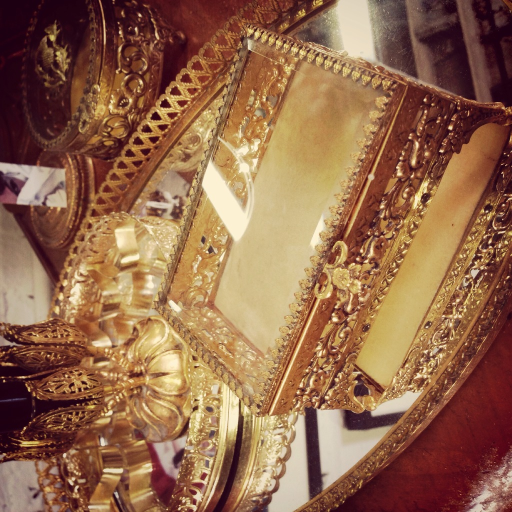
#> input picture data/openimages/images/0004886b7d043cfd.jpg, 1024 x 1024 px (shown at 1/2 size)
$ python triangulate.py --input ../data/openimages/images/0004886b7d043cfd.jpg --output out.png
#> lines starting #> are read from the running program, lines starting #| are printed output that depends on the picture
### utils/image_ops.py
import cv2
import numpy as np
from skimage.filters import sobel
from skimage.color import rgb2gray

def read_image(path):
    img = cv2.imread(path, cv2.IMREAD_COLOR)
    if img is None:
        raise FileNotFoundError(f"Could not read image: {path}")
    return cv2.cvtColor(img, cv2.COLOR_BGR2RGB)

def write_image(path, img_rgb):
    bgr = cv2.cvtColor(img_rgb, cv2.COLOR_RGB2BGR)
    cv2.imwrite(path, bgr)

# [7 lines left out: function resize_max, not called in this run]

def edge_map(img_rgb, blur_sigma=1.0):
    # convert to grayscale and blur
    img = img_rgb.astype(np.float32) / 255.0
    gray = rgb2gray(img)
    if blur_sigma > 0:
        gray_blur = cv2.GaussianBlur((gray*255).astype(np.uint8), (0,0), blur_sigma)
        gray = gray_blur.astype(np.float32) / 255.0
    edges = sobel(gray)  # [0,1]
    return edges

# [9 lines left out: function entropy_like, not called in this run]

### tools/triangulate.py
import argparse
import os
import random
from typing import Tuple, List

import numpy as np
import cv2

try:
    from scipy.spatial import Delaunay
    SCIPY_AVAILABLE = True
except Exception:
    SCIPY_AVAILABLE = False

# Ensure project root is on sys.path when running this file directly
import sys
CURRENT_DIR = os.path.dirname(os.path.abspath(__file__))
PROJECT_ROOT = os.path.dirname(CURRENT_DIR)
if PROJECT_ROOT not in sys.path:
    sys.path.insert(0, PROJECT_ROOT)

from utils.image_ops import read_image, write_image, edge_map

def sample_points(img: np.ndarray, point_count: int, edge_threshold: float, jitter: float = 1.0) -> np.ndarray:
    """Sample points from edges + random + border. Returns Nx2 float32 [x,y]."""
    h, w = img.shape[:2]
    edges = edge_map(img, blur_sigma=1.0)
    edges = (edges / (edges.max() + 1e-6))  # [0,1]
    # threshold for stronger edges
    edge_pts = np.argwhere(edges > (edge_threshold/255.0))  # (y,x)
    edge_pts = edge_pts[:, [1,0]]  # -> (x,y)
    # random subsample
    if len(edge_pts) > point_count//2:
        idx = np.random.choice(len(edge_pts), size=point_count//2, replace=False)
        edge_pts = edge_pts[idx]
    # random points
    rand_n = max(0, point_count - len(edge_pts) - 30)
    rand_x = np.random.randint(0, w, size=rand_n)
    rand_y = np.random.randint(0, h, size=rand_n)
    rand_pts = np.stack([rand_x, rand_y], axis=1)

    # grid jitter points for coverage
    grid_step = int(max(8, min(h, w) / 32))
    gx = np.arange(0, w, grid_step)
    gy = np.arange(0, h, grid_step)
    gxx, gyy = np.meshgrid(gx, gy)
    grid_pts = np.stack([gxx.ravel(), gyy.ravel()], axis=1)
    # jitter
    if jitter > 0:
        j = (np.random.rand(len(grid_pts), 2) - 0.5) * grid_step * 0.5
        grid_pts = np.clip(grid_pts + j, [0,0], [w-1, h-1])

    # border points
    border_pts = np.array([
        [0,0],[w-1,0],[0,h-1],[w-1,h-1],
        [w//2,0],[0,h//2],[w-1,h//2],[w//2,h-1]
    ])

    pts = np.concatenate([edge_pts, rand_pts, grid_pts.astype(np.int32), border_pts], axis=0)
    pts = np.unique(pts, axis=0).astype(np.float32)
    return pts

def triangles_from_points(pts: np.ndarray, w: int, h: int) -> np.ndarray:
    """Return faces as Mx3 int indices into pts array."""
    if SCIPY_AVAILABLE and len(pts) >= 3:
        tri = Delaunay(pts)
        return tri.simplices
    # Fallback: OpenCV Subdiv2D (slower to parse)
    subdiv = cv2.Subdiv2D((0,0,w,h))
    for (x,y) in pts:
        try:
            subdiv.insert((float(x), float(y)))
        except Exception:
            pass
    triangleList = subdiv.getTriangleList()
    faces = []
    # Map triangle vertices back to nearest sampled points
    for t in triangleList:
        x1,y1,x2,y2,x3,y3 = t
        T = np.array([[x1,y1],[x2,y2],[x3,y3]])
        # reject triangles outside
        if np.any(T[:,0] < 0) or np.any(T[:,0] >= w) or np.any(T[:,1] < 0) or np.any(T[:,1] >= h):
            continue
        idxs = []
        for vx,vy in T:
            d = np.sum((pts - np.array([vx,vy]))**2, axis=1)
            idxs.append(int(np.argmin(d)))
        if len(set(idxs)) == 3:
            faces.append(idxs)
    return np.array(faces, dtype=np.int32)

def color_triangle(img: np.ndarray, poly: np.ndarray, color_mode: str = "mean") -> Tuple[int,int,int]:
    mask = np.zeros(img.shape[:2], dtype=np.uint8)
    cv2.fillConvexPoly(mask, poly.astype(np.int32), 1)
    ys, xs = np.where(mask > 0)
    if len(xs) == 0:
        return (0,0,0)
    if color_mode == "centroid":
        cx, cy = np.mean(poly, axis=0).astype(int)
        cx = np.clip(cx, 0, img.shape[1]-1)
        cy = np.clip(cy, 0, img.shape[0]-1)
        col = img[cy, cx, :]
    else:  # mean
        col = img[ys, xs, :].mean(axis=0)
    return tuple([int(c) for c in col])

def render_triangles(img: np.ndarray, pts: np.ndarray, faces: np.ndarray, color_mode: str = "mean") -> np.ndarray:
    out = np.zeros_like(img)
    for tri in faces:
        poly = pts[tri]  # (3,2)
        col = color_triangle(img, poly, color_mode)
        cv2.fillConvexPoly(out, poly.astype(np.int32), col)
        cv2.polylines(out, [poly.astype(np.int32)], isClosed=True, color=col, thickness=1)
    return out

# [27 lines left out: function quadtree_tiling, not called in this run]

def stylize_image(
    img: np.ndarray,
    point_count: int = 800,
    edge_threshold: float = 50.0,
    blur_sigma: float = 1.0,
    color_mode: str = "mean",
    rectangles: bool = False,
    quadtree_min_size: int = 8,
    quadtree_variance_thresh: float = 12.0,
) -> np.ndarray:
    """Main entry point: triangle or rectangle stylization."""
    img_proc = img.copy()
    if rectangles:
        return quadtree_tiling(img_proc, min_size=quadtree_min_size, variance_thresh=quadtree_variance_thresh)
    pts = sample_points(img_proc, point_count=point_count, edge_threshold=edge_threshold, jitter=1.0)
    h, w = img_proc.shape[:2]
    faces = triangles_from_points(pts, w, h)
    out = render_triangles(img_proc, pts, faces, color_mode=color_mode)
    return out

def main():
    ap = argparse.ArgumentParser(description="Triangle/Rectangle polygon stylizer")
    ap.add_argument("--input", required=True, help="Path to input image")
    ap.add_argument("--output", required=True, help="Path to save stylized image")
    ap.add_argument("--point_count", type=int, default=800)
    ap.add_argument("--edge_threshold", type=float, default=50.0)
    ap.add_argument("--blur_sigma", type=float, default=1.0)
    ap.add_argument("--color_mode", type=str, default="mean", choices=["mean","centroid"])
    ap.add_argument("--rectangles", action="store_true", help="Use adaptive rectangles (quadtree)")
    ap.add_argument("--qt_min", type=int, default=8, help="Quadtree min block size")
    ap.add_argument("--qt_var", type=float, default=12.0, help="Quadtree variance threshold")
    args = ap.parse_args()

    img = read_image(args.input)
#> in read_image, img is the input picture: shape (1024, 1024, 3); mean B, G, R 75.2, 103.6, 146.3
    out = stylize_image(
        img,
        point_count=args.point_count,
        edge_threshold=args.edge_threshold,
        blur_sigma=args.blur_sigma,
        color_mode=args.color_mode,
        rectangles=args.rectangles,
        quadtree_min_size=args.qt_min,
        quadtree_variance_thresh=args.qt_var
    )
#> in edge_map, `gray = rgb2gray(img)`:
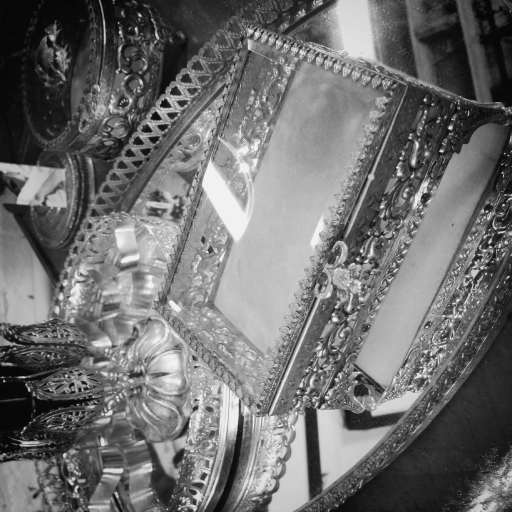
#> gray: shape (1024, 1024) float32 (shown at 1/2 size); min 0.0242, max 0.976, mean 0.434
#> in edge_map, `edges = sobel(gray)`:
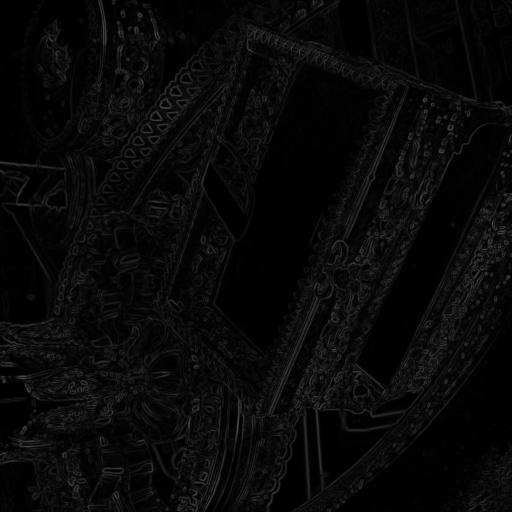
#> edges: shape (1024, 1024) float32 (shown at 1/2 size); min 0, max 0.34, mean 0.0357
#> in sample_points, `edges = (edges / (edges.max() + 1e-6))`:
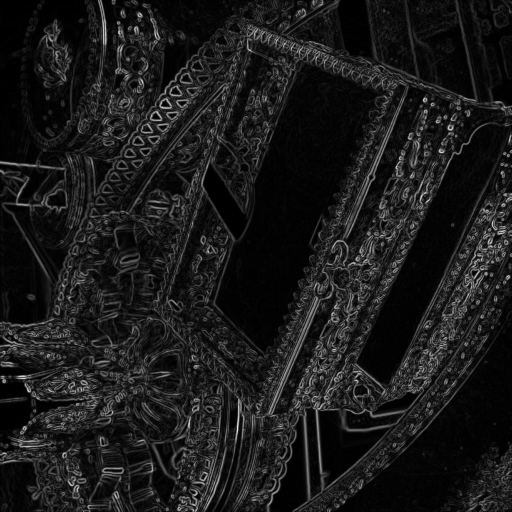
#> edges: shape (1024, 1024) float32 (shown at 1/2 size); min 0, max 1, mean 0.105
#> in sample_points, `edge_pts = np.argwhere(edges > (edge_threshold/255.0))`: edge_pts = 182251 pairs, first value 0 to 1023, second value 0 to 1023
#> in sample_points, `idx = np.random.choice(len(edge_pts), size=point_count//2, replace=Fal..`: idx = 400 values, max 181735 at index 197, min 495 at index 150, mean 89296.6
#> in sample_points, `edge_pts = edge_pts[idx]`: edge_pts = 400 pairs, first value 7 to 1022, second value 9 to 1019
#> in sample_points, `rand_n = max(0, point_count - len(edge_pts) - 30)`: rand_n = 370
#> in sample_points, `rand_x = np.random.randint(0, w, size=rand_n)`: rand_x = 370 values, max 1018 at index 79, min 2 at index 317, mean 506.9
#> in sample_points, `rand_y = np.random.randint(0, h, size=rand_n)`: rand_y = 370 values, max 1017 at index 312, min 2 at index 147, mean 517.3
#> in sample_points, `rand_pts = np.stack([rand_x, rand_y], axis=1)`: rand_pts = 370 pairs, first value 2 to 1018, second value 2 to 1017
#> in sample_points, `pts = np.concatenate([edge_pts, rand_pts, grid_pts.astype(np.int32), b..`: pts = 1802 pairs, first value 0 to 1023, second value 0 to 1023
#> in sample_points, `pts = np.unique(pts, axis=0).astype(np.float32)`: pts = 1800 pairs, first value 0 to 1023, second value 0 to 1023
#> the loop in render_triangles, `for tri in faces:` made 3559 passes
#> (tri, poly, col) on passes 1 to 3: ([528, 917, 17], [[287, 1017], [512, 1023], [0, 1023]], (130, 83, 62)), ([1518, 1120, 1368], [[858, 1013], [638, 1015], [771, 992]], (80, 17, 24)), ([382, 528, 17], [[202, 1011], [287, 1017], [0, 1023]], (149, 109, 86))
#> after the loop in render_triangles, `for tri in faces:`:
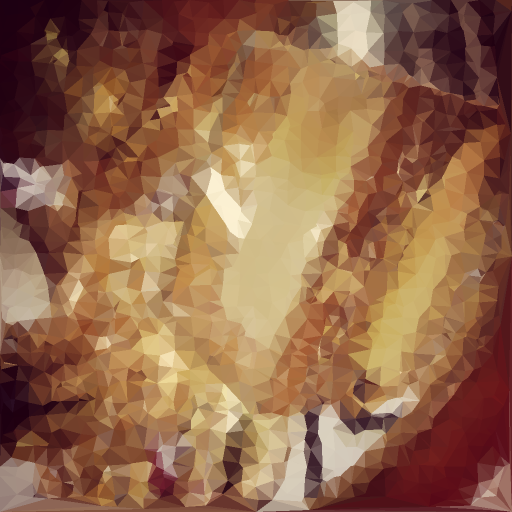
#> out: shape (1024, 1024, 3) (shown at 1/2 size); mean R, G, B 145.9, 103.1, 74.7
    os.makedirs(os.path.dirname(args.output), exist_ok=True)
    write_image(args.output, out)
    print(f"Saved: {args.output}")

if __name__ == "__main__":
    main()
